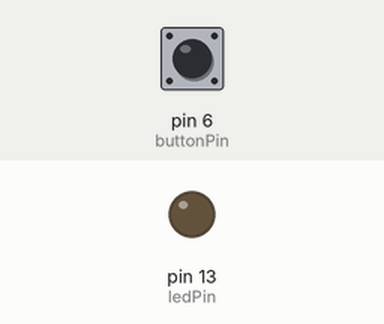
Simulated run of this program. Board: Arduino Uno, built with avr-gcc and run on an emulated ATmega328P. On the bench: output pins drawn as LEDs (lit = HIGH). The inputs (shaded band) are chosen by the test bench; at power-on: pin 6 (buttonPin) LOW.

Above: at 1.2 s.
1.3 s: pin 6 (buttonPin) pulled HIGH for 0.15 s
At 2.5 s:
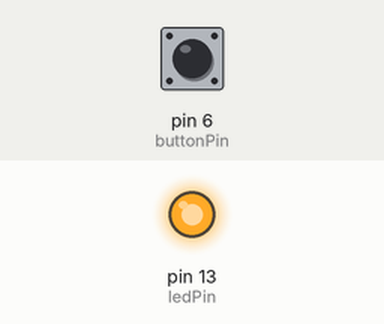
2.9 s: pin 6 (buttonPin) pulled HIGH for 1 s
At 3.8 s:
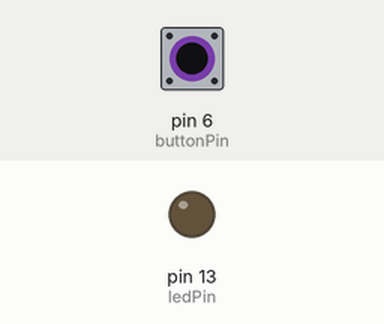
5.4 s: pin 6 (buttonPin) pulled HIGH for 3.2 s
At 5.7 s:
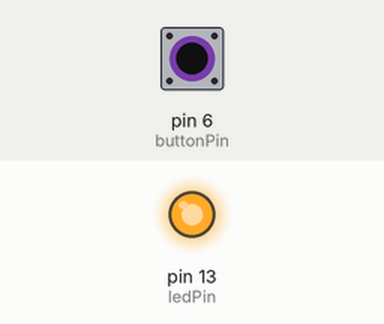
Timing chart, 0 to 8.4 s (numbered marks = the images above; inputs shaded):
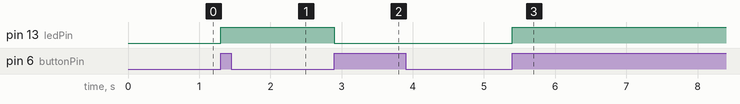

The program:

main.cpp
```cpp
// verändert nach: https://www.arduino.cc/en/tutorial/switch
/* switch
 *
 * Each time the input pin goes from LOW to HIGH (e.g. because of a push-button
 * press), the output pin is toggled from LOW to HIGH or HIGH to LOW.  There's
 * a minimum delay between toggles to debounce the circuit (i.e. to ignore
 * noise).
 *
 * David A. Mellis
 * 21 November 2006
 */

#include <Arduino.h>

int ledPin = LED_BUILTIN;  // On-Board LED for status
int buttonPin = 6;         // manual on/off switch for Relay
int relayPin = 13;         // Relay for TIG switching

int state = LOW;     // the current state of the output pin
int reading;         // the current reading from the input pin
int previous = LOW;  // the previous reading from the input pin

// the follow variables are long's because the time, measured in miliseconds,
// will quickly become a bigger number than can be stored in an int.
long time = 0;  // the last time the output pin was toggled
long debounce =
    200;  // the debounce time in ms, increase if the output flickers

void setup() {
    // pin declaration
    pinMode(buttonPin, INPUT);
    pinMode(relayPin, OUTPUT);
    pinMode(ledPin, OUTPUT);
}

void loop() {
    reading = digitalRead(buttonPin);  // check button

    // if the input just went from LOW and HIGH and we've waited long enough
    // to ignore any noise on the circuit, toggle the output pin and remember
    // the time
    if (reading == HIGH && previous == LOW && millis() - time > debounce) {
        if (state == HIGH)  // turn off
            state = LOW;
        else  // turn on
            state = HIGH;

        time = millis();  // reset time
    }

    // change pins accordingly
    digitalWrite(relayPin, state);
    digitalWrite(ledPin, state);

    previous = reading;  // save current status for next run
}
```

Measured:
- after the input at 1.3 s, pin 13 (ledPin): LOW → HIGH at once
- after the input at 2.9 s, pin 13 (ledPin): HIGH → LOW at once
- after the input at 5.4 s, pin 13 (ledPin): LOW → HIGH at once
